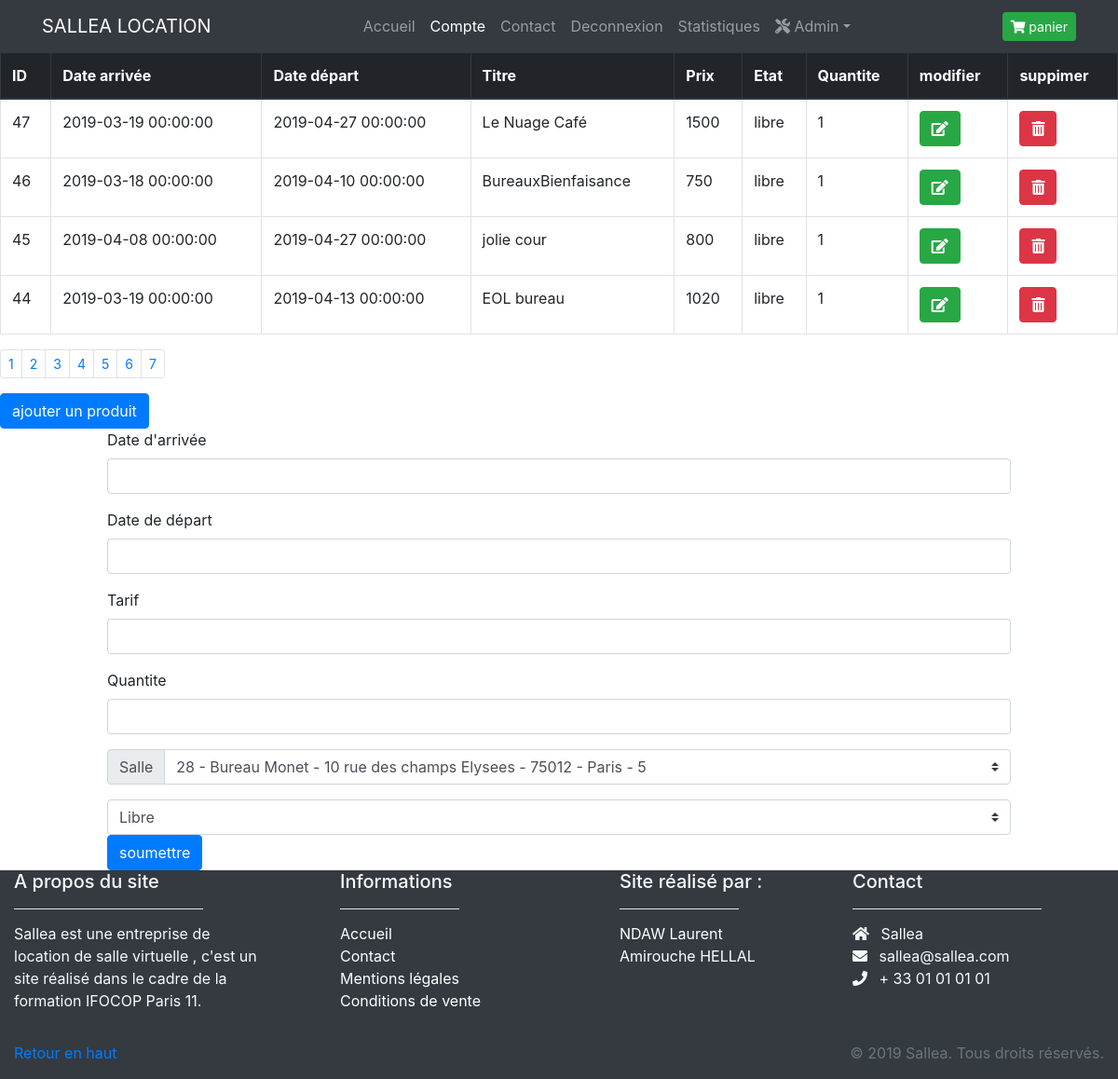
Page /admin/gestion_produits.php (signed in) on the committed database.
### tables this page shows
CREATE TABLE `produit` (
  `id_produit` int(3) NOT NULL,
  `id_salle` int(3) DEFAULT NULL,
  `date_arrivee` datetime NOT NULL,
  `date_depart` datetime NOT NULL,
  `prix` int(3) NOT NULL,
  `etat` enum('libre','reservation','') NOT NULL,
  `quantite` int(12) NOT NULL
);

CREATE TABLE `salle` (
  `id_salle` int(3) NOT NULL,
  `titre` varchar(200) NOT NULL,
  `description` text NOT NULL,
  `photo` varchar(200) NOT NULL,
  `pays` varchar(20) NOT NULL,
  `ville` varchar(20) NOT NULL,
  `adresse` varchar(50) NOT NULL,
  `cp` int(5) UNSIGNED ZEROFILL NOT NULL,
  `capacite` int(3) NOT NULL,
  `categorie` enum('reunion','bureau','formation','') NOT NULL
);

### admin/gestion_produits.php (the view, shortened to what this page needs)
<?php
require_once('../inc/init.inc.php');
require_once('../inc/header.inc.php');
require_once('../inc/nav.inc.php');
$limite = 4;
$page = (!empty($_GET['page'])? $_GET['page']: 1);
$debut = ($page -1)* $limite;
$produits = $pdo->prepare("SELECT SQL_CALC_FOUND_ROWS p.id_produit,p.date_arrivee,p.date_depart,s.titre,p.prix,p.etat,p.quantite FROM produit p, salle s WHERE p.id_salle = s.id_salle ORDER BY p.id_produit DESC  LIMIT :limite OFFSET :debut");
$produits->bindParam(':limite',$limite,PDO::PARAM_INT);
$produits->bindParam(':debut',$debut,PDO::PARAM_INT);
$produits->execute();
$resultfound = $pdo->query('SELECT found_rows()');
$nombretotal = $resultfound->fetchColumn();
echo'<table class="table table-bordered bg-white ">
<thead class="thead-dark">
<tr>
<th>ID</th>
<th>Date arrivée</th>
<th>Date départ</th>
<th>Titre</th>
<th>Prix</th>
<th>Etat</th>
<th>Quantite</th>
<th>modifier</th>
<th>suppimer</th>
</tr>';
echo'</thead>';
while($produit=$produits->fetch(PDO::FETCH_ASSOC)){
    echo '<tr>';
    foreach($produit as $indice=>$valeur)
    {
        echo '<td>'.$valeur.'</td>';
    }
    echo '<td><a href="?page='.$_GET["page"].'&action=modification&id_produit='.$produit['id_produit'].'" class="btn btn-success text-white"  > <i class="fas fa-edit"></i></a>  </td>';
    echo '<td> <a href="?page='.$_GET["page"].'&action=suppression&id_produit='.$produit['id_produit'].'" class="btn btn-danger text-white" onclick="(confirm(\'Etes-vous sûr ? \'));"> <i class="fas fa-trash-alt"></i></a> </td>';
    echo '</tr>' ;
}
echo '</table>';
$nombreDePages = ceil($nombretotal / $limite);
echo'<nav aria-label="...">
<ul class="pagination pagination-sm">';
for ($i = 1; $i <= $nombreDePages; $i++):
    ?><li class='page-item <?php if($i == $_GET["page"]){ echo "active";} ?>'><a class="page-link" href="?page=<?php echo $i; ?>"><?php echo $i; ?></a></li> <?php
endfor;
echo '</ul>
</nav>';
?>
<a href='?page=<?php echo $_GET["page"] ?>&action=ajouter'  class="btn btn-primary">ajouter un produit</a>
<form action="#" method="post" class="col-xl-10 mx-auto">
    <div class="form-group">
        <label for="startDate1">Date d'arrivée</label>
        <input type="text" name="arrive"  id="startDate1" value="<?php if(isset($_POST[''])){echo $_POST['arrive'];}elseif(isset($arrive)){echo $arrive;}else{ echo $_POST['arrive'] = '';} ?>" class="form-control datepicker">
    </div>
    <div class="form-group">
        <label for="endDate1">Date de départ</label>
        <input type="text" id="endDate1" name="depart" value="<?php if(isset($_POST['depart'])){echo $_POST['depart'];}elseif(isset($depart)){echo $depart;}else{echo $_POST['depart'] ='';} ?>" class="form-control datepickerd">
    </div>
    <div class="form-group">
        <label for="prix">Tarif</label>
        <input type="text" id="prix" name="prix" value="<?php if(isset($_POST['prix'])){echo $_POST['prix'];}elseif(isset($prix)){echo $prix;}else{echo $_POST['prix'] ='';} ?>" class="form-control">
    </div>
    <div class="form-group">
        <label for="quantite">Quantite</label>
        <input type="text" id="quantite" name="quantite" value="<?php if(isset($_POST['quantite'])){echo $_POST['quantite'];}elseif(isset($quantite)){echo $quantite;}else{echo $_POST['quantite'] ='';} ?>" class="form-control">
    </div>
    <div class="input-group mb-3">
        <div class="input-group-prepend">
            <label class="input-group-text" for="salle">Salle</label>
        </div>
        <?php $salle = $pdo->query('SELECT * FROM salle');
        $salle->execute();
        $salle->rowCount();
        echo'<select class="custom-select" id="salle" name="salle">';
        while($salles=$salle->fetch(PDO::FETCH_ASSOC)){?>
            <option <?php if(isset($id_salle) && $id_salle == $salles["id_salle"]){echo"selected";}?> value='<?php echo $salles["id_salle"] ?>'> <?php echo "$salles[id_salle] - $salles[titre] - $salles[adresse] - $salles[cp] - $salles[ville] - $salles[capacite]" ?></option>
        <?php }
        echo'</select>';
        echo'</div>';
        ?>
        <select class="custom-select" id="etat" name="etat">
            <option <?php if(isset($etat) && $etat == 'libre' || empty($_POST['etat'])){echo 'selected';} ?>>Libre</option>
        </select>
        <input type="submit" class="btn btn-primary" value="soumettre" name="validation">
    </form>
    <?php
    require_once('../inc/footer.inc.php');
    ?>

### rows in the picture
produit: id_produit "47", date_arrivee "2019-03-19 00:00:00", date_depart "2019-04-27 00:00:00", id_salle.titre "Le Nuage Café", prix "1500", etat "libre", quantite "1"
produit: id_produit "46", date_arrivee "2019-03-18 00:00:00", date_depart "2019-04-10 00:00:00", id_salle.titre "BureauxBienfaisance", prix "750", etat "libre", quantite "1"
produit: id_produit "45", date_arrivee "2019-04-08 00:00:00", date_depart "2019-04-27 00:00:00", id_salle.titre "jolie cour", prix "800", etat "libre", quantite "1"
produit: id_produit "44", date_arrivee "2019-03-19 00:00:00", date_depart "2019-04-13 00:00:00", id_salle.titre "EOL bureau", prix "1020", etat "libre", quantite "1"

### other values in the picture
form field salle "28 - Bureau Monet - 10 rue des champs Elysees - 75012 - Paris - 5"
